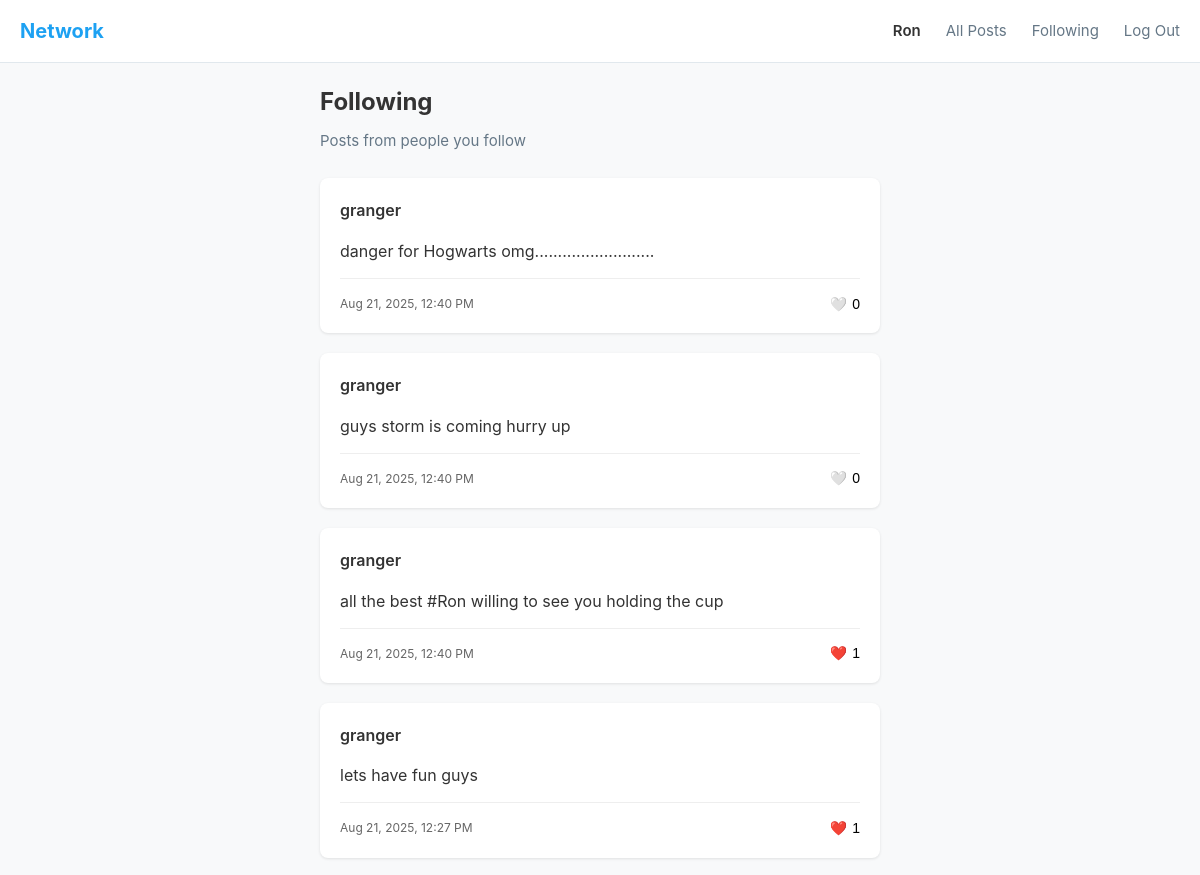
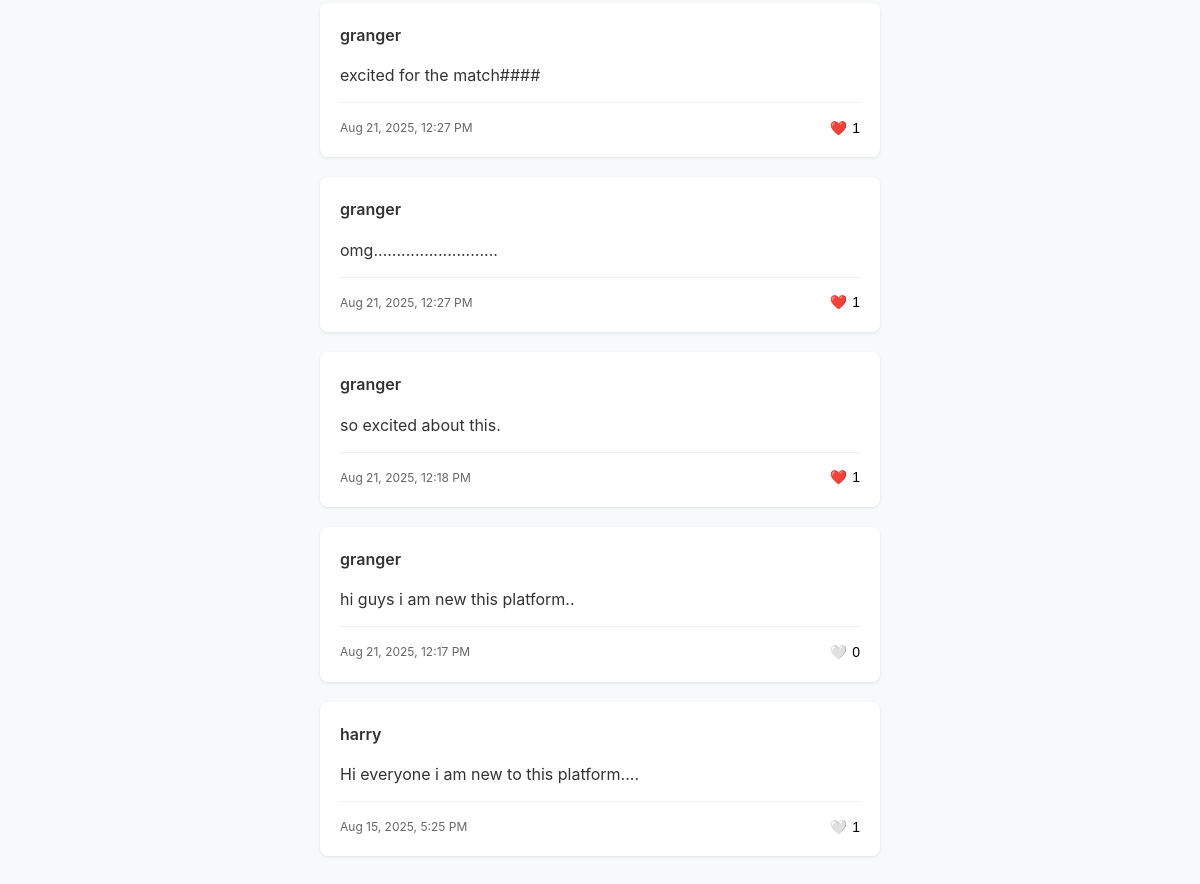
The app's page /following (signed in) with its own data (2 pictures, top to bottom).
### network/models.py (models this page shows, shortened)
class User(AbstractUser):
    def followers_count(self):
        return Follow.objects.filter(following=self).count()

class Post(models.Model):
    user = models.ForeignKey(User, on_delete=models.CASCADE, related_name="posts")
    content = models.TextField(max_length=280)
    timestamp = models.DateTimeField(auto_now_add=True)
    likes = models.ManyToManyField(User, related_name="liked_posts", blank=True)
    class Meta:
        ordering = ["-timestamp"]
    def like_count(self):
        return self.likes.count()

### network/views.py (the view)
# urls.py: path("following", views.following, name="following"),
@login_required
def following(request):
    following_users = Follow.objects.filter(follower=request.user).values_list('following', flat=True)
    posts = Post.objects.filter(user__in=following_users)
    paginator = Paginator(posts, 10)
    page_number = request.GET.get('page')
    page_obj = paginator.get_page(page_number)
    return render(request, "network/following.html", {
        "page_obj": page_obj
    })

### network/templates/network/following.html (shortened to what this page needs)
{% extends "network/layout.html" %}
{% block body %}
    <div class="posts-container">
        <h1>Following</h1>
        <p class="subtitle">Posts from people you follow</p>
        {% if page_obj %}
            {% for post in page_obj %}
                <div class="post-card">
                    <div class="post-header">
                        <h3 class="username">
                            <a href="{% url 'profile' post.user.username %}">{{ post.user.username }}</a>
                        </h3>
                    </div>
                    <div id="post-content-{{ post.id }}" class="post-content">
                        {{ post.content }}
                    </div>
                    <div class="post-footer">
                        <small class="timestamp">{{ post.timestamp|date:"M d, Y, g:i A" }}</small>
                        <div class="post-actions">
                            <button class="like-btn" onclick="toggleLike({{ post.id }})"
                                    data-liked="{% if user in post.likes.all %}true{% else %}false{% endif %}">
                                <span id="like-icon-{{ post.id }}">
                                    {% if user in post.likes.all %}❤️{% else %}🤍{% endif %}
                                </span>
                                <span id="like-count-{{ post.id }}">{{ post.like_count }}</span>
                            </button>
                        </div>
                    </div>
                </div>
            {% endfor %}
        {% else %}
            <div class="no-posts">
                <p>No posts from people you follow yet.</p>
                <p><a href="{% url 'index' %}">Discover users to follow</a> by browsing all posts!</p>
            </div>
        {% endif %}
    </div>
{% endblock %}

### network/templates/network/layout.html (shortened to what this page needs)
{% load static %}
<!DOCTYPE html>
<html lang="en">
    <head>
        <link href="{% static 'network/styles.css' %}" rel="stylesheet">
    </head>
    <body>
        <nav class="navbar">
            <div class="nav-container">
                <a href="{% url 'index' %}" class="nav-brand">Network</a>
                <div class="nav-links">
                    {% if user.is_authenticated %}
                        <a href="{% url 'profile' user.username %}" class="nav-link username-link">{{ user.username }}</a>
                    {% endif %}
                    <a href="{% url 'index' %}" class="nav-link">All Posts</a>
                    {% if user.is_authenticated %}
                        <a href="{% url 'following' %}" class="nav-link">Following</a>
                        <a href="{% url 'logout' %}" class="nav-link">Log Out</a>
                    {% else %}
                        <a href="{% url 'login' %}" class="nav-link">Log In</a>
                        <a href="{% url 'register' %}" class="nav-link">Register</a>
                    {% endif %}
                </div>
            </div>
        </nav>
        <main class="main-content">
            {% block body %}
            {% endblock %}
        </main>
    </body>
</html>

### network/templates/network/following.html (style rules this page uses)
.posts-container { max-width: 600px; margin: 0 auto; padding: 20px; }
.posts-container h1 { font-size: 24px; margin-bottom: 8px; font-weight: 700; }
.subtitle { color: #657786; margin-bottom: 25px; font-size: 15px; }
.post-card { background: white; border-radius: 8px; padding: 20px; margin-bottom: 20px; box-shadow: 0 1px 3px rgba(0,0,0,0.1); }
.post-header { display: flex; justify-content: space-between; align-items: center; margin-bottom: 10px; }
.username { margin: 0; font-size: 16px; font-weight: 600; }
.username a { color: #333; text-decoration: none; }
.post-content { margin: 15px 0; line-height: 1.5; color: #333; }
.post-footer { display: flex; justify-content: space-between; align-items: center; margin-top: 15px; padding-top: 15px; border-top: 1px solid #eee; }
.timestamp { color: #666; font-size: 12px; }
.post-actions { display: flex; gap: 15px; align-items: center; }
.like-btn { background: none; border: none; cursor: pointer; display: flex; align-items: center; gap: 5px; font-size: 14px; }

### network/templates/network/layout.html (style rules this page uses)
* { margin: 0; padding: 0; box-sizing: border-box; }
body { font-family: -apple-system, BlinkMacSystemFont, "Segoe UI", Roboto, "Helvetica Neue", Arial, sans-serif; background-color: #f8f9fa; color: #333; line-height: 1.6; }
.navbar { background: white; border-bottom: 1px solid #e1e8ed; padding: 0; position: sticky; top: 0; z-index: 100; }
.nav-container { max-width: 1200px; margin: 0 auto; display: flex; justify-content: space-between; align-items: center; padding: 15px 20px; }
.nav-brand { font-size: 20px; font-weight: bold; color: #1da1f2; text-decoration: none; }
.nav-links { display: flex; gap: 25px; align-items: center; }
.nav-link { color: #657786; text-decoration: none; font-size: 15px; font-weight: 400; transition: color 0.2s; }
.username-link { font-weight: 600; color: #333; }
.main-content { min-height: calc(100vh - 70px); padding: 0; }

### records on screen
User: username "Ron"
Post: user.username "granger", content "danger for Hogwarts omg..........................", timestamp "Aug 21, 2025, 12:40 PM", like_count "0"
Post: user.username "granger", content "guys storm is coming hurry up", timestamp "Aug 21, 2025, 12:40 PM", like_count "0"
Post: user.username "granger", content "all the best #Ron willing to see you holding the cup", timestamp "Aug 21, 2025, 12:40 PM", like_count "1"
Post: user.username "granger", content "lets have fun guys", timestamp "Aug 21, 2025, 12:27 PM", like_count "1"
Post: user.username "granger", content "excited for the match####", timestamp "Aug 21, 2025, 12:27 PM", like_count "1"
Post: user.username "granger", content "omg...........................", timestamp "Aug 21, 2025, 12:27 PM", like_count "1"
Post: user.username "granger", content "so excited about this.", timestamp "Aug 21, 2025, 12:18 PM", like_count "1"
Post: user.username "granger", content "hi guys i am new this platform..", timestamp "Aug 21, 2025, 12:17 PM", like_count "0"
Post: user.username "harry", content "Hi everyone i am new to this platform....", timestamp "Aug 15, 2025, 5:25 PM", like_count "1"
